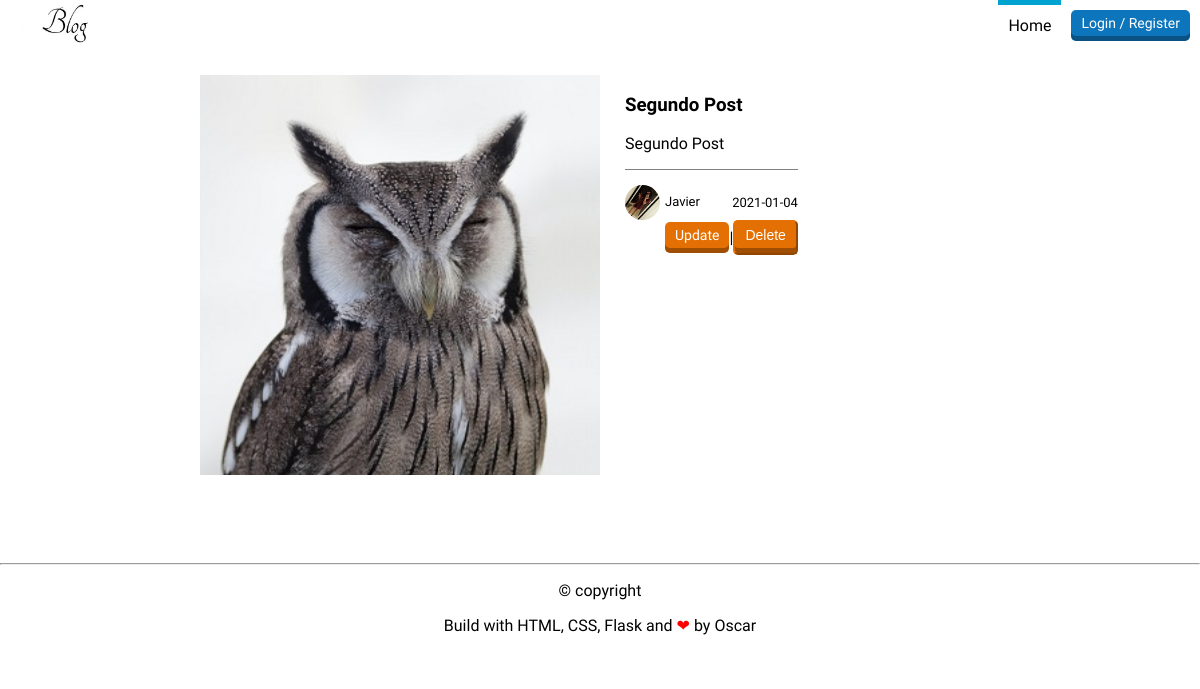
The page /post/2 on the database as committed earlier.
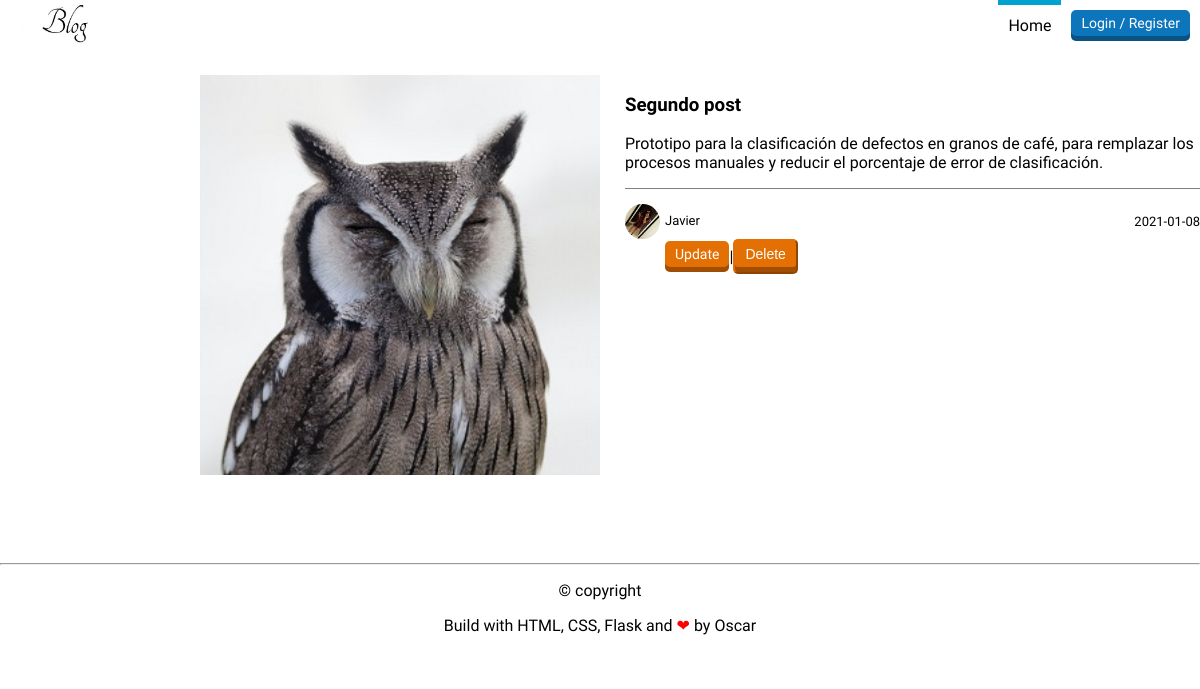
The same page on the database as committed later.
### flaskblog/models.py (models this page shows, shortened)
class Post(db.Model):
    id = db.Column(db.Integer, primary_key=True)
    title = db.Column(db.String(100), nullable=False)
    date_posted = db.Column(db.DateTime, nullable=False, default=datetime.utcnow)
    content = db.Column(db.Text, nullable=False)
    user_id = db.Column(db.Integer, db.ForeignKey('user.id'), nullable=False)

class User(db.Model, UserMixin):
    id = db.Column(db.Integer, primary_key=True)
    username = db.Column(db.String(20), unique=True, nullable=False)
    email = db.Column(db.String(120), unique=True, nullable=False)
    image_file = db.Column(db.String(20), nullable=False, default='default.jpg')
    bio = db.Column(db.String(500), nullable=True, default=' ')
    facebook = db.Column(db.String(120), nullable=True, default=' ')
    twitter = db.Column(db.String(120), nullable=True, default=' ')
    password = db.Column(db.String(60), nullable=True, default=' ')
    posts = db.relationship('Post', backref='author', lazy=True)

### flaskblog/routes.py (the view)
@app.route("/post/<int:post_id>")
def post(post_id):
    post = Post.query.get_or_404(post_id)
    return render_template('post.html', title=post.title, post=post)

### flaskblog/templates/post.html
{% extends "layout.html" %}
{% block content %}
    <header>
        <a href="{{ url_for('home') }}">
            <img src="{{ url_for('static', filename='profile_pics/logo.jpg') }}" alt="logo" height="40">
        </a>
        <div class="header-right">
            {% if current_user.is_authenticated %}
            <nav>
                <ul>
                    <li><a href="{{ url_for('home') }}">Home</a></li>
                    <li><a href="{{ url_for('new_post') }}">New Post</a></li>
                    <li><a href="#">Agenda</a></li>
                    <li><a class="is-active" href="{{ url_for('home') }}">Blog</a></li>
                    <li><a href="#">Info</a></li>
                    <li><a href="{{ url_for('account') }}">Account</a></li>
                </ul>
            </nav>
                <a href="{{ url_for('logout') }}" class="button red">logout</a>
            {% else %}
            <nav>
                <ul>
                    <li><a href="{{ url_for('home') }}" class="is-active">Home</a></li>
                </ul>
            </nav>
                <a href="{{ url_for('login') }}" class="button blue">Login / Register</a>
            {% endif %}
        </div>
    </header>
    <div class="formulario">
        <div class="col3">
            <img src="{{ url_for('static', filename='profile_pics/img6.jpg') }}" alt="img2" width="400" height="400">
        </div>
        <div class="description">
            <h3>{{ post.title }}</h3>
            <p>
                {{ post.content }}
            </p>
            <div class="autor">
                <p>
                    <img src="{{ url_for('static', filename='profile_pics/' + post.author.image_file) }}"
                    alt="default" width="35px" height="35px"><span>{{ post.author.username }}</span>
                </p>
                <span>{{ post.date_posted.strftime('%Y-%m-%d') }}</span>
            </div>
            <nav>
                <ul>
                    <li><a href="{{ url_for('update_post', post_id=post.id) }}" class="button red">Update</a></li>
                    <li><form action="{{ url_for('delete_post', post_id=post.id)  }}" method=POST> <input class="button red" type="submit" value="Delete"></li>
                </ul>
            </nav>
        </div>
    </div>
{% endblock content %}

### flaskblog/templates/layout.html (shortened to what this page needs)
<!DOCTYPE html>
<html lang="en">
<head>
    <link rel="stylesheet" href="{{ url_for('static', filename='estilo.css') }}">
</head>
<body>
    {% block content %}{% endblock %}
    <footer class="footer">
        <hr>
        <p>&copy; copyright </p>
        <p>Build with HTML, CSS, Flask and <span class="love">❤</span> by <a href="https://github.com/oecorrechag">Oscar</a></p>
    </footer>
</body>
</html>

### flaskblog/static/estilo.css (style rules this page uses)
body { font-family: 'allerta', sans-serif; margin: 0; color: #515151; }
a { color: #515151; }
header { background: white; height: 50px; padding: 0 10px; display: flex; justify-content: space-between; align-items: center; }
.header-right { height: inherit; display: flex; align-items: center; }
.header-right .button { margin-left: 10px; }
.button { background: gray; box-shadow: inset 0 -5px 0 rgba(0, 0, 0, .3); font-size: 14px; padding: 5px 10px 10px 10px; border-radius: 5px; text-decoration: none; color: white; transition: .2s; }
.button.red { background: #e47004; border-color: #e47004; }
.button.blue { background: #0d75bb; border-color: #0d75bb; }
nav { height: inherit; margin: 0; }
nav ul { margin: 0; height: inherit; }
nav ul { display: flex; }
nav li { list-style: none; color: black; height: inherit; display: flex; align-items: center; }
nav li:after { content: "|"; display: inline-block; }
nav li:last-child:after { display: none; }
nav a { color: black; text-decoration: none; height: inherit; display: flex; padding: 0 10px; align-items: center; }
nav a.is-active { box-shadow: inset 0 5px 0 #00a3cf; }
.autor { display: flex; justify-content: space-between; align-items: center; font-size: 13px; border-top: 1px solid gray; padding-top: 15px; }
.autor img { border-radius: 50%; vertical-align: middle; margin-right: 5px; }
.autor p { margin: 0; }
footer { background:white; padding:10px 0; margin-top: 10px; text-align:center; color:black }
.footer .love { color:red }
.footer a { text-decoration:none; margin:0; color:black }
.formulario { display: flex; width: 1000px; height: 460px; color: black; margin: 25px 0 0 200px; }
.col3, .col4 { display: flex; flex-direction: column; }
.col3 { margin-right: 25px; }

Rows that differ between the two databases and show on the page:
changed Post: title "Segundo Post" → "Segundo post"; content "Segundo Post" → "Prototipo para la clasificación de defectos en granos de café, para remplazar los procesos manuales y reducir el porcentaje de error de clasificación."; date_posted "2021-01-04" → "2021-01-08"
